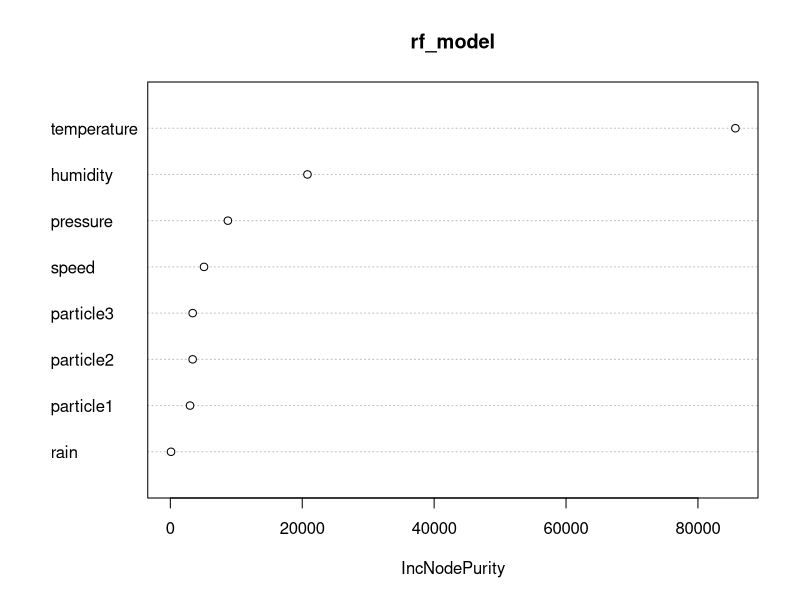

Reproduce this figure in R. (Note: this script raises an error after producing the figure.)
## ---- chunk 1
#| echo: false
#| warning: false
#| message: false
#| include: false
library(tidyverse)
library(randomForest)
library(caret)
library(corrplot)
## ---- chunk 2
#| echo: false
#| warning: false
#| message: false
#| include: false

df <- read_csv("data.csv")
df$time <- as.POSIXct(df$time, format = "%Y-%m-%d %H:%M:%S")
df <- df[, -10]

features <- select(df, -time)
labels <- df$temperature


set.seed(123)
train_indices <- createDataPartition(labels, p = 0.7, list = FALSE)
train_features <- features[train_indices, ]
train_labels <- labels[train_indices]
test_features <- features[-train_indices, ]
test_labels <- labels[-train_indices]

train <- data.frame(train_features, temperature = train_labels)


## ---- chunk 3
#| echo: false
#| warning: false
#| message: false
#| include: false
train
## ---- chunk 4
#| echo: false
#| warning: false
#| message: false
#| include: false
sum(is.na(train$particle1))

sum(is.na(train_labels))

sum(is.na(train_features))

## ---- chunk 5
#| echo: false
#| warning: false
#| message: false
#| include: false
df$particle1[is.na(df$particle1)] <- mean(df$particle1, na.rm = TRUE)
df$particle2[is.na(df$particle2)] <- mean(df$particle2, na.rm = TRUE)
df$particle3[is.na(df$particle3)] <- mean(df$particle3, na.rm = TRUE)

train$particle1[is.na(train$particle1)] <- mean(train$particle1, na.rm = TRUE)
train$particle2[is.na(train$particle2)] <- mean(train$particle2, na.rm = TRUE)
train$particle3[is.na(train$particle3)] <- mean(train$particle3, na.rm = TRUE)


train_features$particle1[is.na(train_features$particle1)] <- mean(train_features$particle1, na.rm = TRUE)
train_features$particle2[is.na(train_features$particle2)] <- mean(train_features$particle2, na.rm = TRUE)
train_features$particle3[is.na(train_features$particle3)] <- mean(train_features$particle3, na.rm = TRUE)
## ---- chunk 6
#| echo: false
#| warning: false
#| message: false
#| include: false
rf_model <- randomForest(train_labels ~ ., data = train_features, ntree = 500)

rf_model

## ---- chunk 7
#| echo: false
#| warning: false
#| message: false
#| include: false
imporctance <- varImpPlot(rf_model)
## ---- chunk 8
predictions <- predict(rf_model, newdata = test_features)

predictions[is.na(predictions)] <- mean(predictions, na.rm = TRUE)
## ---- chunk 9
mae <- mean(abs(predictions - test_labels))
cat("Mean Absolute Error (MAE):", mae, "\n")

mape <- mean(abs(predictions - test_labels) / test_labels) * 100
accuracy <- 100 - mape
cat("Accuracy:", accuracy, "%\n")

## ---- chunk 10
#| echo: false
#| warning: false
#| message: false
#| include: false
plot2 <- ggplot(plot_data, aes(x = Actual, y = Actual - Predicted)) +
  geom_point() +
  labs(x = "Actual Temperature", y = "Residual", title = "Residual Plot")

## ---- chunk 11
#| echo: false
#| warning: false
#| message: false
#| include: false

plot_data <- data.frame(
  Actual = test_labels,   
  Predicted = predictions 
)

plot_data$index <- seq_along(test_labels)

ggplot(plot_data, aes(x = index)) +
  geom_line(aes(y = Actual, color = "Actual")) + 
  geom_line(aes(y = Predicted, color = "Predicted")) +  
  scale_color_manual(name = "Series", values = c(Actual = "blue", Predicted = "red")) + 
  labs(x = "Size", y = "Temperature", title = "Actual vs. Predicted Temperature") + 
  theme_minimal()

## ---- chunk 12
plot1
## ---- chunk 13
#| echo: false
#| warning: false
#| message: false
#| include: false


num_days <- 7
new_data <- data.frame(
  temperature = rep(NA, num_days),
  humidity = rep(NA, num_days),
  speed = rep(NA, num_days),
  rain = rep(NA, num_days),
  pressure = rep(NA, num_days),
  particle1 = rep(NA, num_days), 
  particle2 = rep(NA, num_days), 
  particle3 = rep(NA, num_days)
)


for (day in 1:num_days) {
  new_data$temperature[day] <- mean(train$temperature, na.rm = TRUE) + rnorm(1, mean = 0, sd = 3)
  new_data$humidity[day] <- mean(train$humidity, na.rm = TRUE) + rnorm(1, mean = 0, sd = 5)
  new_data$speed[day] <- mean(train$speed, na.rm = TRUE) + rnorm(1, mean = 0, sd = 2)
  new_data$rain[day] <- mean(train$rain, na.rm = TRUE) + rnorm(1, mean = 0, sd = 1)
  new_data$pressure[day] <- mean(train$pressure, na.rm = TRUE) + rnorm(1, mean = 0, sd = 3)
  new_data$particle1[day] <- mean(train$particle1, na.rm = TRUE) + rnorm(1, mean = 0, sd = 0.5)
  new_data$particle2[day] <- mean(train$particle2, na.rm = TRUE) + rnorm(1, mean = 0, sd = 0.5)
  new_data$particle3[day] <- mean(train$particle3, na.rm = TRUE) + rnorm(1, mean = 0, sd = 0.5)
}


predictions_next_week <- predict(rf_model, newdata = new_data)
predictions_next_week


## ---- chunk 14

start_date <- as.Date("2022-02-23")


dates_next_week <- seq(start_date, by = "day", length.out = 7)


plot_data_next_week <- data.frame(
  Date = dates_next_week,
  Predicted_Temperature = predictions_next_week
)


ggplot(plot_data_next_week, aes(x = Date, y = Predicted_Temperature)) +
  geom_line(color = "blue") +
  geom_point(color = "blue") +
  labs(x = "Date", y = "Predicted Temperature", title = "Predicted Temperatures for Next Week") +
  theme_minimal()

## ---- chunk 15
df$time <- as.POSIXct(df$time)


plot_data <- data.frame(
  hour = df$time,
  Actual_Temperature = df$temperature,
  Predicted_Temperature = c(rep(NA, nrow(df) - 7), predictions_next_week)
)


ggplot(plot_data, aes(x = hour)) +
  geom_line(aes(y = Actual_Temperature, color = "Actual")) +
  geom_line(aes(y = Predicted_Temperature, color = "Predicted"), linetype = "dashed") +
  labs(x = "Date", y = "Temperature", title = "Actual vs. Predicted Temperature") +
  scale_color_manual(name = "Series", values = c("Actual" = "blue", "Predicted" = "red")) +
  theme_minimal()

